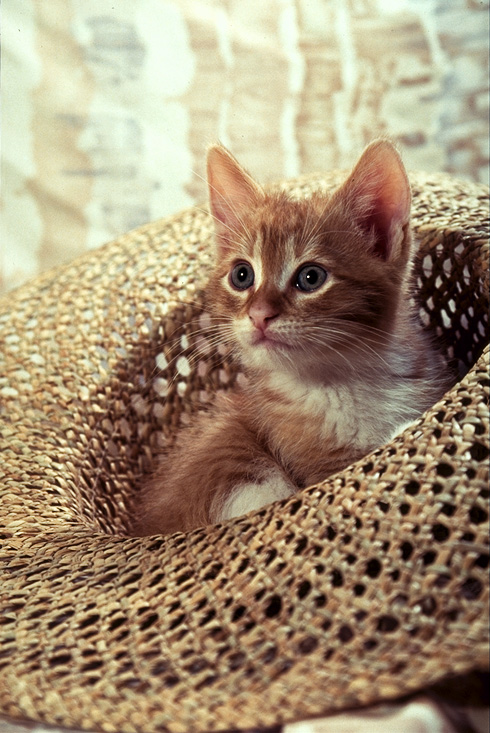
#> input picture cat.png, 490 x 733 px
$ jupyter execute croping_image_in_opencv.ipynb
#> lines starting #> are read from the running program, lines starting #| are printed output that depends on the picture
[cell 1]
import matplotlib.pyplot as plt
import cv2
import numpy as np

[cell 2]
image = cv2.imread("cat.png")
#> image is the input picture: shape (733, 490, 3); mean B, G, R 116.7, 143.2, 162.7
plt.figure(figsize=(10,10))
plt.imshow(cv2.cvtColor(image, cv2.COLOR_BGR2RGB))
plt.show()

[cell 3]
upper = 150
lower = 400
crop_top = image[upper: lower,:,:]
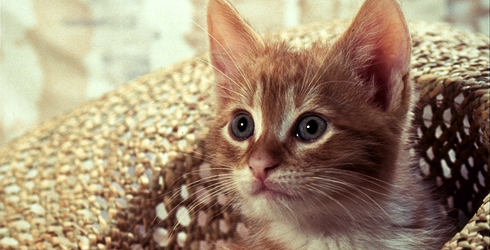
#> crop_top: shape (250, 490, 3); mean B, G, R 114, 139.8, 160.6
plt.figure(figsize=(10,10))
plt.imshow(cv2.cvtColor(crop_top, cv2.COLOR_BGR2RGB))
plt.show()

[cell 4]
left = 150
right = 400
crop_horizontal = crop_top[: ,left:right,:]
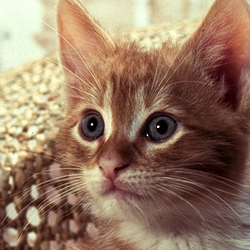
#> crop_horizontal: shape (250, 250, 3); mean B, G, R 98.6, 120.7, 150
plt.figure(figsize=(5,5))
plt.imshow(cv2.cvtColor(crop_horizontal, cv2.COLOR_BGR2RGB))
plt.show()
